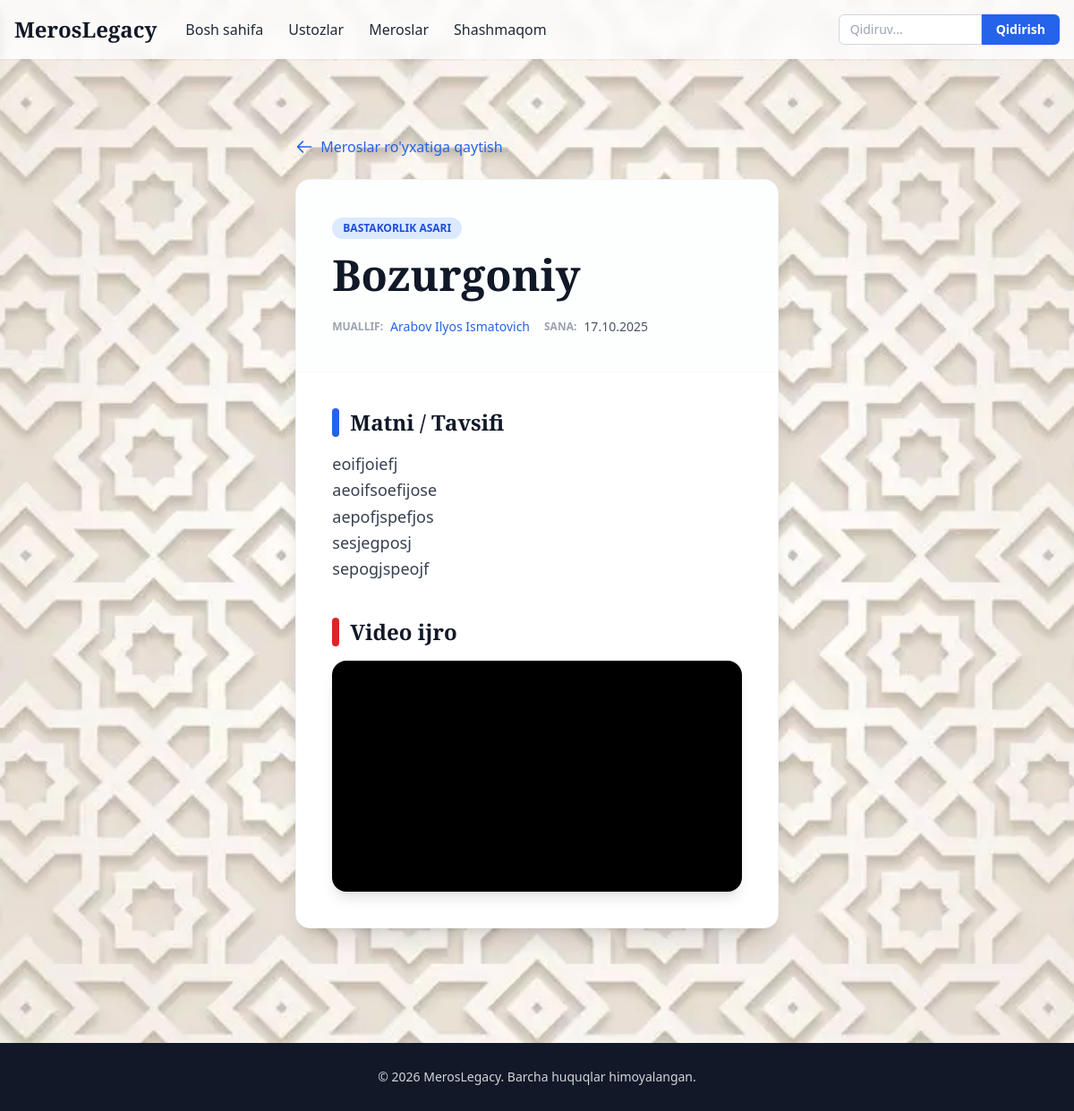
Screenshot of /meros/bozurgoniy/ with the database file from the repository.
### index/models.py (models this page shows, shortened)
class Meros(models.Model):
    RESOURCE_TYPES = [
        ('asar', 'Xalq kuyi'),
        ('composition', 'Bastakorlik asari'),
    ]
    title = models.CharField(max_length=255, verbose_name="Nom")
    teacher = models.ForeignKey(
        Teacher, on_delete=models.SET_NULL, null=True, blank=True, related_name='meroslar',
        verbose_name="Muallif (agar bo‘lsa)"
    )
    resource_type = models.CharField(max_length=20, choices=RESOURCE_TYPES, verbose_name="Turi")
    notes_file = models.FileField(upload_to='meros/notes/', blank=True, null=True, verbose_name="Nota fayli (PDF)")
    lyrics = models.TextField(blank=True, null=True, verbose_name="Matni / Tavsifi")
    youtube_link = models.URLField(blank=True, null=True, verbose_name="YouTube havolasi")
    created_at = models.DateTimeField(auto_now_add=True)
    slug = models.SlugField(unique=True, blank=True)
    class Meta:
        verbose_name = "Meros"
        verbose_name_plural = "Meroslar"
        ordering = ['-created_at']

class Teacher(models.Model):
    full_name = models.CharField(max_length=255, verbose_name="To'liq ismi")
    photo = models.ImageField(upload_to='teachers/photos/', blank=True, null=True, verbose_name='Foto')
    birth_date = models.DateField(blank=True, null=True, verbose_name="Tug'ilgan sanasi")
    death_date = models.DateField(blank=True, null=True, verbose_name="Vafot etgan sanasi")
    birth_place = models.CharField(max_length=255, verbose_name="Tug'ilgan joyi")
    profession = models.CharField(max_length=255, verbose_name="Kasbi / Cholg'u asbobi")
    biography = models.TextField(verbose_name="Biografiyasi")
    achievements = models.TextField(verbose_name="Yutuqlari", blank=True, null=True)
    slug = models.SlugField(unique=True, blank=True)
    created_at = models.DateTimeField(auto_now_add=True)
    updated_at = models.DateTimeField(auto_now=True)
    class Meta:
        verbose_name = "O'qituvchi"
        verbose_name_plural = "O'qituvchilar"
        ordering = ['full_name']
    def get_absolute_url(self):
        return reverse("teacher_detail", kwargs={'slug': self.slug})

### index/views.py (the view)
# urls.py: path('meros/<slug:slug>/', views.meros_detail, name='meros_detail'),
def meros_detail(request, slug):
    meros = get_object_or_404(Meros, slug=slug)
    return render(request, 'meros_detail.html', {'meros': meros})

### index/templates/meros_detail.html (shortened to what this page needs)
{% extends 'base.html' %}
{% load static %}
{% block content %}
<div class="max-w-4xl mx-auto px-4 py-8 md:py-16">
    <a href="/meros/" class="inline-flex items-center text-blue-600 hover:text-blue-800 font-medium mb-6 transition">
        <svg class="w-5 h-5 mr-2" fill="none" stroke="currentColor" viewBox="0 0 24 24">
            <path stroke-linecap="round" stroke-linejoin="round" stroke-width="2" d="M10 19l-7-7m0 0l7-7m-7 7h18"/>
        </svg>
        Meroslar ro'yxatiga qaytish
    </a>
    <article class="bg-white rounded-2xl shadow-xl overflow-hidden border border-gray-100">
        <div class="p-6 md:p-10 border-b border-gray-50 bg-gray-50/30">
            <span class="inline-block px-3 py-1 rounded-full bg-blue-100 text-blue-700 text-xs font-bold uppercase mb-4">
                {{ meros.get_resource_type_display }}
            </span>
            <h1 class="font-playfair text-3xl md:text-5xl font-bold text-gray-900 mb-6 leading-tight">
                {{ meros.title }}
            </h1>
            <div class="grid grid-cols-1 sm:grid-cols-2 gap-4 text-sm text-gray-600">
                {% if meros.teacher %}
                <div class="flex items-center">
                    <span class="font-semibold mr-2 text-gray-400 text-xs uppercase">Muallif:</span>
                    <a href="{{ meros.teacher.get_absolute_url }}" class="text-blue-600 hover:underline font-medium">
                        {{ meros.teacher.full_name }}
                    </a>
                </div>
                {% endif %}
                <div class="flex items-center">
                    <span class="font-semibold mr-2 text-gray-400 text-xs uppercase">Sana:</span>
                    <span>{{ meros.created_at|date:"d.m.Y" }}</span>
                </div>
            </div>
        </div>
        <div class="p-6 md:p-10 space-y-10">
            {% if meros.lyrics %}
            <section>
                <h3 class="font-playfair text-2xl font-bold text-gray-900 mb-4 flex items-center">
                    <span class="w-2 h-8 bg-blue-600 rounded-full mr-3"></span>
                    Matni / Tavsifi
                </h3>
                <div class="text-gray-700 leading-relaxed text-lg prose max-w-none">
                    {{ meros.lyrics|linebreaks }}
                </div>
            </section>
            {% endif %}
            {% if meros.youtube_link %}
            <section>
                <h3 class="font-playfair text-2xl font-bold text-gray-900 mb-4 flex items-center">
                    <span class="w-2 h-8 bg-red-600 rounded-full mr-3"></span>
                    Video ijro
                </h3>
                <div class="relative w-full aspect-video rounded-2xl overflow-hidden shadow-lg bg-black">
                    <iframe class="absolute top-0 left-0 w-full h-full"
                        src="https://www.youtube.com/embed/{{meros.youtube_link| cut:'https://www.youtube.com/watch?v='}}"
                        allowfullscreen>
                    </iframe>
                </div>
            </section>
            {% endif %}
        </div>
    </article>
</div>
{% endblock %}

### index/templates/base.html (style rules this page uses)
html { font-family: 'Open Sans', sans-serif; }
.font-playfair { font-family: 'Playfair Display', serif; }

### rows the page displays
Meros: resource_type "BASTAKORLIK ASARI", title "Bozurgoniy", teacher.full_name "Arabov Ilyos Ismatovich", created_at "17.10.2025", lyrics "eoifjoiefj aeoifsoefijose aepofjspefjos sesjegposj sepogjspeojf"
